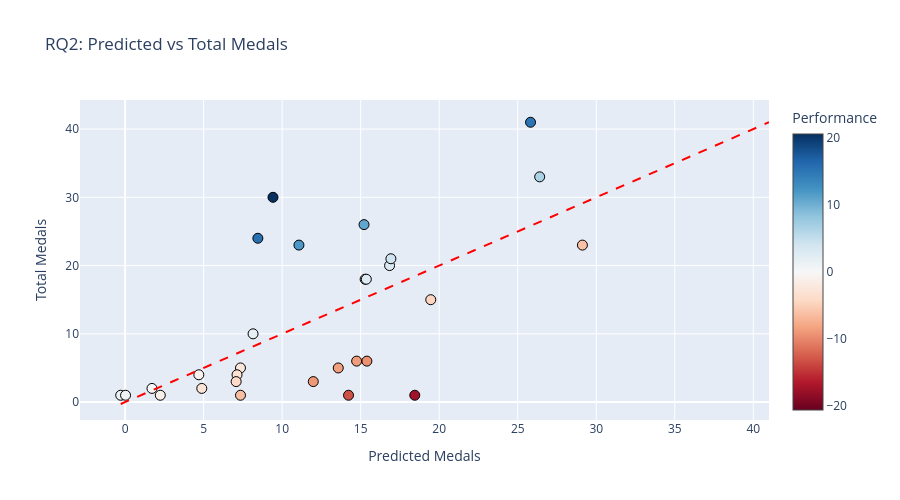

The notebook cell saved with this chart:
### Markdown cell above
To address RQ2, we compare each country’s actual medal count with the value predicted by the regression model. The difference between these values (residuals) indicates whether a country performed above or below expectations. Positive differences represent overperformance, while negative differences indicate underperformance.

### Code cell
# Predictions
predictions = model.predict(X)

country_df = country_df.copy()
country_df['Predictions'] = predictions
country_df['abs_diff'] = country_df['Total'] - country_df['Predictions']
country_df['rel_diff'] = (country_df['Total'] - country_df['Predictions']) / country_df['Predictions']

fig0 = go.Figure()

fig0.add_trace(
    go.Scatter(
        x=country_df["Predictions"],
        y=country_df["Total"],
        mode="markers",
        text=country_df["Country"],
        
        marker=dict(
            size=10,
            color=country_df["abs_diff"],   
            colorscale="RdBu",                      
            cmid=0,                                 
            colorbar=dict(title="Performance"),
            line=dict(color="black", width=1)
        ),
        
        hovertemplate=(
            "<b>%{text}</b><br>"
            "Prediction: %{x}<br>"
            "Actual: %{y}<br>"
            "Performance: %{marker.color:.2f}<extra></extra>"
        )
    )
)

# Add x = y line
min_val = min(country_df["Predictions"].min(), country_df["Total"].min())
max_val = max(country_df["Predictions"].max(), country_df["Total"].max())

fig0.add_trace(
    go.Scatter(
        x=[min_val, max_val],
        y=[min_val, max_val],
        mode="lines",
        name="Perfect prediction (x = y)",
        line=dict(dash="dash", color="red")
    )
)

fig0.update_layout(showlegend=False)
fig0.update_xaxes(title_text="Predicted Medals")
fig0.update_yaxes(title_text="Total Medals")
fig0.update_layout(height=500, title_text="RQ2: Predicted vs Total Medals")
fig0.show() #interactive

fig0.show(renderer="png") #static

### Figure 1 — Plotly figure (JSON) as saved in the notebook; plotly's stock layout.template omitted (floating-point values rounded to 4 significant figures)
{"data": [{"hovertemplate": "<b>%{text}</b><br>Prediction: %{x}<br>Actual: %{y}<br>Performance: %{marker.color:.2f}<extra></extra>", "marker": {"cmid": 0, "color": [15.18, 6.603, 3.161, 20.58, 10.79, 11.93, 2.717, -6.119, 2.642, 15.55, 4.076, -4.461, 1.854, -9.394, -8.572, -2.345, -3.126, -4.069, 1.282, -1.24, -0.6927, -8.981, -8.742, -2.881, -17.44, -6.346, 0.9737, 0.2905, -13.23], "colorbar": {"title": {"text": "Performance"}}, "colorscale": [[0, "rgb(103,0,31)"], [0.1, "rgb(178,24,43)"], [0.2, "rgb(214,96,77)"], [0.3, "rgb(244,165,130)"], [0.4, "rgb(253,219,199)"], [0.5, "rgb(247,247,247)"], [0.6, "rgb(209,229,240)"], [0.7, "rgb(146,197,222)"], [0.8, "rgb(67,147,195)"], [0.9, "rgb(33,102,172)"], [1, "rgb(5,48,97)"]], "line": {"color": "black", "width": 1}, "size": 10}, "mode": "markers", "text": ["Norway", "United States of America", "Netherlands", "Italy", "Germany", "France", "Sweden", "Switzerland", "Austria", "Japan", "Canada", "People's Republic of China", "Republic of Korea", "Australia", "Great Britain", "Czechia", "Slovenia", "Spain", "Brazil", "Kazakhstan", "Poland", "New Zealand", "Finland", "Latvia", "Denmark", "Estonia", "Georgia", "Bulgaria", "Belgium"], "type": "scatter", "x": [25.82, 26.4, 16.84, 9.415, 15.21, 11.07, 15.28, 29.12, 15.36, 8.452, 16.92, 19.46, 8.146, 15.39, 13.57, 7.345, 7.126, 7.069, -0.2823, 2.24, 4.693, 11.98, 14.74, 4.881, 18.44, 7.346, 0.02627, 1.71, 14.23], "y": [41, 33, 20, 30, 26, 23, 18, 23, 18, 24, 21, 15, 10, 6, 5, 5, 4, 3, 1, 1, 4, 3, 6, 2, 1, 1, 1, 2, 1]}, {"line": {"color": "red", "dash": "dash"}, "mode": "lines", "name": "Perfect prediction (x = y)", "type": "scatter", "x": [-0.2823, 41], "y": [-0.2823, 41]}], "layout": {"height": 500, "showlegend": false, "title": {"text": "RQ2: Predicted vs Total Medals"}, "xaxis": {"title": {"text": "Predicted Medals"}}, "yaxis": {"title": {"text": "Total Medals"}}}}
